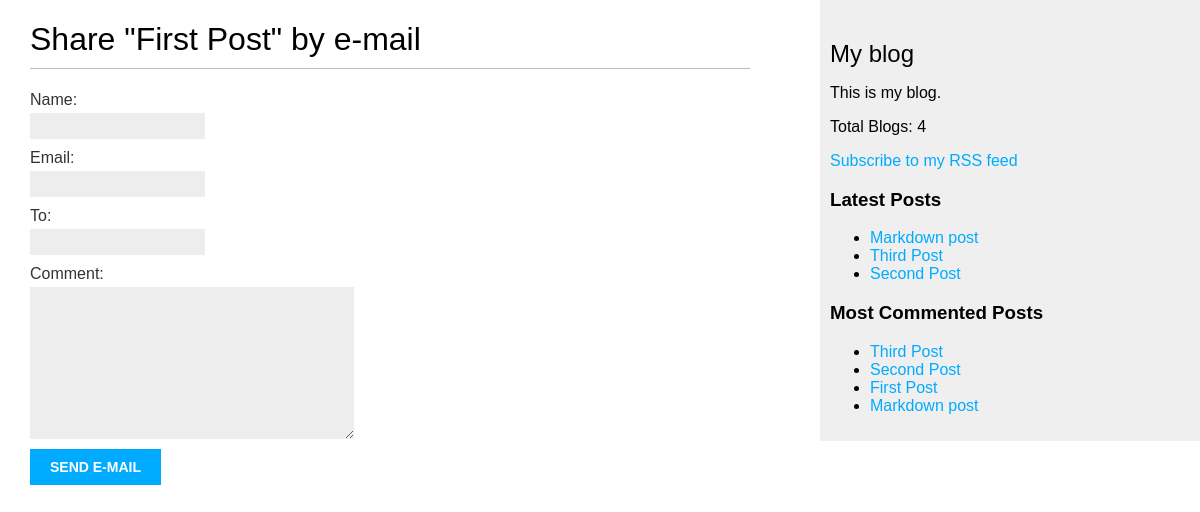
Screenshot of /blog/1/share/ with the database file from the repository.
### blog/models.py (models this page shows, shortened)
class Post(models.Model):
    STATUS_CHOICES = (
        ('draft', 'Draft'),
        ('published', 'Published'),
    )
    title = models.CharField(max_length=250)
    slug = models.SlugField(max_length=250, unique_for_date = 'publish')
    author = models.ForeignKey(User, on_delete=models.CASCADE, related_name='blog_posts')
    body = models.TextField()
    publish = models.DateTimeField(default=timezone.now)
    created = models.DateTimeField(auto_now_add=True)
    updated = models.DateTimeField(auto_now=True)
    status = models.CharField(max_length=10, choices=STATUS_CHOICES, default='draft')
    tags = TaggableManager()
    objects = models.Manager()
    published = PublishedManager()
    class Meta:
        ordering = ('-publish',)
    def get_absolute_url(self):
        return reverse('blog:post_detail', args=[self.publish.year, self.publish.month, self.publish.day, self.slug])

### blog/views.py (the view)
# urls.py: path('<int:post_id>/share/', views.post_share, name='post_share'),
def post_share(request, post_id):
    post = get_object_or_404(Post, id=post_id, status='published')
    sent = False
    if request.method == 'POST':
        form = EmailPostForm(request.POST)
        if form.is_valid():
            cd = form.cleaned_data
            post_url = request.build_absolute_uri(post.get_absolute_url()) # build_absolute_uri() attaches the full url, http://127.0.0.1:8000.....
            subject = f"{cd['name']} recommends you read {post.title}"
            message = f"Read {post.title} at {post_url}\n\n {cd['name']}'s comments :{cd['comment']}"
            send_mail(subject, message, 'admin@myblog.com', [cd['to']])
            sent = True
    else:
        form = EmailPostForm()
    return render(request, 'blog/post/share.html', {'post':post, 'form':form, 'sent': sent})

### blog/forms.py
class EmailPostForm(forms.Form):
    name = forms.CharField(max_length=30)
    email = forms.EmailField()
    to = forms.EmailField()
    comment = forms.CharField(required=False, widget=forms.Textarea)

### blog/models.py (called while the page is built)
    def get_queryset(self):
        return super().get_queryset().filter(status='published')

### blog/templatetags/blog_tags.py (called while the page is built)
@register.simple_tag
def total_posts():
    return Post.published.count()

@register.inclusion_tag('blog/post/latest_posts.html')
def show_latest_posts(count=5):
    latest_posts = Post.published.order_by('-publish')[:count]
    return {'latest_posts': latest_posts}

@register.simple_tag
def get_most_commented_posts(count=5):
    return Post.published.annotate(total_comments=Count('comments')).order_by('-total_comments')[:count]

### blog/templates/blog/post/share.html (shortened to what this page needs)
{% extends "blog/base.html" %}
{% block content %}
{% if sent %}
<h1>E-mail Successfully sent!</h1>
<p>
    "{{post.title}}" was successfully sent to {{form.cleaned_data.to}}.
</p>
{% else %}
<h1>Share "{{ post.title }}" by e-mail</h1>
<form method="post">
    {{form.as_p}}
    <input type="submit" value="Send e-mail">
</form>
{% endif %}
{% endblock %}

### blog/templates/blog/base.html (shortened to what this page needs)
<!DOCTYPE html>
{% load blog_tags %}
{% load static %}
<html>
<head>
  <link href="{% static 'css/blog.css' %}" rel="stylesheet" />
</head>
<body>
  <div id="content">{% block content %} {% endblock %}</div>
  <div id="sidebar">
    <h2>My blog</h2>
    <p>This is my blog.</p>
    <p>Total Blogs: {% total_posts %}</p>
    <p>
      <a href="{% url "blog:post_feed" %}">Subscribe to my RSS feed</a>
    </p>
    <h3>Latest Posts</h3>
    {% show_latest_posts 3 %}
    <h3>Most Commented Posts</h3>
    {% get_most_commented_posts as most_commented_posts %}
    <ul>
      {% for post in most_commented_posts %}
      <li>
        <a href="{{post.get_absolute_url}}">{{post.title}}</a>
      </li>
      {% endfor %}
    </ul>
  </div>
</body>
</html>

### blog/templates/blog/post/latest_posts.html
<ul>
    {% for post in latest_posts %}
    <li>
        <a href="{{post.get_absolute_url}}">{{post.title}}</a>
    </li>
    {% endfor %}
</ul>

### blog/static/css/blog.css (style rules this page uses)
body { margin: 0; padding: 0; font-family: helvetica, sans-serif; }
a { color: #00abff; text-decoration: none; }
h1 { font-weight: normal; border-bottom: 1px solid #bbb; padding: 0 0 10px 0; }
h2 { font-weight: normal; margin: 30px 0 0; }
#content { float: left; width: 60%; padding: 0 0 0 30px; }
#sidebar { float: right; width: 30%; padding: 10px; background: #efefef; height: 100%; }
label { float: left; clear: both; color: #333; margin-bottom: 4px; }
input, textarea { clear: both; float: left; margin: 0 0 10px; background: #ededed; border: 0; padding: 6px 10px; font-size: 12px; }
input[type="submit"] { font-weight: bold; background: #00abff; color: #fff; padding: 10px 20px; font-size: 14px; text-transform: uppercase; }

### rows the page displays
Post: title "First Post"
Post: title "Markdown post"
Post: title "Third Post"
Post: title "Second Post"
